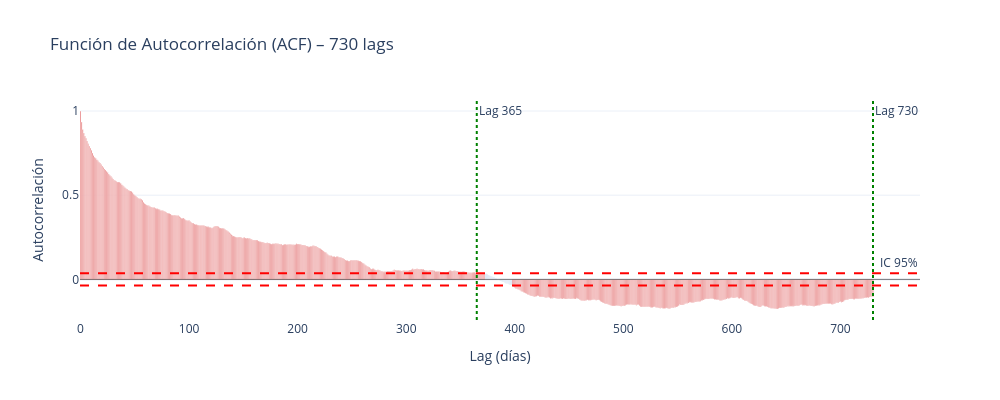
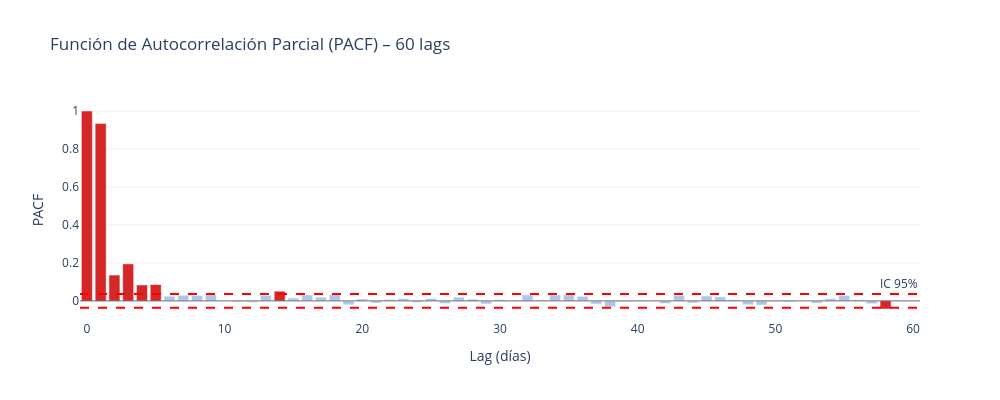

Notebook code for these charts, in order:
### Markdown cell above
## 5. Autocorrelación (ACF) y Autocorrelación Parcial (PACF)

- **ACF** (*Autocorrelation Function*): mide la correlación entre $Y_t$ y $Y_{t-k}$ para distintos lags $k$. Picos periódicos indican estacionalidad.
- **PACF** (*Partial ACF*): mide la correlación directa entre $Y_t$ y $Y_{t-k}$ eliminando efectos intermedios. Ayuda a determinar el orden $p$ de modelos AR.

Analizamos hasta **730 lags** (2 años) para captar el ciclo anual completo.

### Code cell
# Calcular ACF y PACF
n_lags = 730
acf_vals = acf(df["Caudal"], nlags=n_lags, fft=True)
pacf_vals = pacf(df["Caudal"], nlags=60)  # PACF solo para lags cortos

# Intervalo de confianza 95%
ic_95 = 1.96 / np.sqrt(len(df))

# ACF
fig_acf = go.Figure()
fig_acf.add_trace(go.Bar(
    x=list(range(n_lags + 1)), y=acf_vals,
    marker_color=["#d62728" if abs(v) > ic_95 else "#aec7e8" for v in acf_vals],
    name="ACF",
))
fig_acf.add_hline(y=ic_95, line_dash="dash", line_color="red", annotation_text="IC 95%")
fig_acf.add_hline(y=-ic_95, line_dash="dash", line_color="red")
fig_acf.add_hline(y=0, line_color="black", line_width=0.5)

# Marcar lags anuales
for yr in [365, 730]:
    fig_acf.add_vline(x=yr, line_dash="dot", line_color="green",
                      annotation_text=f"Lag {yr}")

fig_acf.update_layout(
    title=f"Función de Autocorrelación (ACF) – {n_lags} lags",
    xaxis_title="Lag (días)", yaxis_title="Autocorrelación",
    width=1000, height=400,
)
fig_acf.show()

# PACF (primeros 60 lags)
fig_pacf = go.Figure()
fig_pacf.add_trace(go.Bar(
    x=list(range(len(pacf_vals))), y=pacf_vals,
    marker_color=["#d62728" if abs(v) > ic_95 else "#aec7e8" for v in pacf_vals],
    name="PACF",
))
fig_pacf.add_hline(y=ic_95, line_dash="dash", line_color="red", annotation_text="IC 95%")
fig_pacf.add_hline(y=-ic_95, line_dash="dash", line_color="red")
fig_pacf.add_hline(y=0, line_color="black", line_width=0.5)
fig_pacf.update_layout(
    title="Función de Autocorrelación Parcial (PACF) – 60 lags",
    xaxis_title="Lag (días)", yaxis_title="PACF",
    width=1000, height=400,
)
fig_pacf.show()

print(f"📌 ACF en lag 1: {acf_vals[1]:.4f}")
print(f"📌 ACF en lag 365: {acf_vals[365]:.4f}")
print(f"📌 ACF en lag 730: {acf_vals[730]:.4f}")
print(f"📌 PACF en lag 1: {pacf_vals[1]:.4f}")

### Figure 1 — Plotly figure (JSON) as saved in the notebook; plotly's stock layout.template omitted (floating-point values rounded to 4 significant figures; data arrays with more than 128 entries replaced by an {"elided": "..."} marker saying what was removed)
{"data": [{"marker": {"color": {"elided": "731 str values"}}, "name": "ACF", "type": "bar", "x": {"elided": "731 int values"}, "y": {"elided": "731 float values"}}], "layout": {"annotations": [{"showarrow": false, "text": "IC 95%", "x": 1, "xanchor": "right", "xref": "x domain", "y": 0.03626, "yanchor": "bottom", "yref": "y"}, {"showarrow": false, "text": "Lag 365", "x": 365, "xanchor": "left", "xref": "x", "y": 1, "yanchor": "top", "yref": "y domain"}, {"showarrow": false, "text": "Lag 730", "x": 730, "xanchor": "left", "xref": "x", "y": 1, "yanchor": "top", "yref": "y domain"}], "height": 400, "shapes": [{"line": {"color": "red", "dash": "dash"}, "type": "line", "x0": 0, "x1": 1, "xref": "x domain", "y0": 0.03626, "y1": 0.03626, "yref": "y"}, {"line": {"color": "red", "dash": "dash"}, "type": "line", "x0": 0, "x1": 1, "xref": "x domain", "y0": -0.03626, "y1": -0.03626, "yref": "y"}, {"line": {"color": "black", "width": 0.5}, "type": "line", "x0": 0, "x1": 1, "xref": "x domain", "y0": 0, "y1": 0, "yref": "y"}, {"line": {"color": "green", "dash": "dot"}, "type": "line", "x0": 365, "x1": 365, "xref": "x", "y0": 0, "y1": 1, "yref": "y domain"}, {"line": {"color": "green", "dash": "dot"}, "type": "line", "x0": 730, "x1": 730, "xref": "x", "y0": 0, "y1": 1, "yref": "y domain"}], "title": {"text": "Función de Autocorrelación (ACF) – 730 lags"}, "width": 1000, "xaxis": {"title": {"text": "Lag (días)"}}, "yaxis": {"title": {"text": "Autocorrelación"}}}}

### Figure 2 — Plotly figure (JSON) as saved in the notebook; plotly's stock layout.template omitted (floating-point values rounded to 4 significant figures)
{"data": [{"marker": {"color": ["#d62728", "#d62728", "#d62728", "#d62728", "#d62728", "#d62728", "#aec7e8", "#aec7e8", "#aec7e8", "#aec7e8", "#aec7e8", "#aec7e8", "#aec7e8", "#aec7e8", "#d62728", "#aec7e8", "#aec7e8", "#aec7e8", "#aec7e8", "#aec7e8", "#aec7e8", "#aec7e8", "#aec7e8", "#aec7e8", "#aec7e8", "#aec7e8", "#aec7e8", "#aec7e8", "#aec7e8", "#aec7e8", "#aec7e8", "#aec7e8", "#aec7e8", "#aec7e8", "#aec7e8", "#aec7e8", "#aec7e8", "#aec7e8", "#aec7e8", "#aec7e8", "#aec7e8", "#aec7e8", "#aec7e8", "#aec7e8", "#aec7e8", "#aec7e8", "#aec7e8", "#aec7e8", "#aec7e8", "#aec7e8", "#aec7e8", "#aec7e8", "#aec7e8", "#aec7e8", "#aec7e8", "#aec7e8", "#aec7e8", "#aec7e8", "#d62728", "#aec7e8", "#aec7e8"]}, "name": "PACF", "type": "bar", "x": [0, 1, 2, 3, 4, 5, 6, 7, 8, 9, 10, 11, 12, 13, 14, 15, 16, 17, 18, 19, 20, 21, 22, 23, 24, 25, 26, 27, 28, 29, 30, 31, 32, 33, 34, 35, 36, 37, 38, 39, 40, 41, 42, 43, 44, 45, 46, 47, 48, 49, 50, 51, 52, 53, 54, 55, 56, 57, 58, 59, 60], "y": [1.0, 0.9346, 0.136, 0.1949, 0.08356, 0.08614, 0.02478, 0.02928, 0.02853, 0.03261, 0.0002665, -0.006792, -0.007687, 0.02802, 0.05114, 0.01485, 0.03123, 0.01969, 0.03365, -0.0209, 0.01026, -0.01149, 0.007918, 0.01232, -0.008579, 0.0125, -0.01417, 0.01938, 0.009408, -0.01643, 0.006722, 0.003334, 0.03197, 0.005579, 0.03144, 0.03252, 0.02419, -0.01703, -0.03138, -0.005405, -0.002871, 0.001929, -0.01413, 0.02889, -0.01074, 0.0259, 0.02172, 0.006586, -0.02045, -0.02215, -0.004666, -0.006385, 0.001472, -0.01223, 0.01168, 0.0279, 0.006368, -0.01524, -0.04278, -0.002605, -0.00307]}], "layout": {"annotations": [{"showarrow": false, "text": "IC 95%", "x": 1, "xanchor": "right", "xref": "x domain", "y": 0.03626, "yanchor": "bottom", "yref": "y"}], "height": 400, "shapes": [{"line": {"color": "red", "dash": "dash"}, "type": "line", "x0": 0, "x1": 1, "xref": "x domain", "y0": 0.03626, "y1": 0.03626, "yref": "y"}, {"line": {"color": "red", "dash": "dash"}, "type": "line", "x0": 0, "x1": 1, "xref": "x domain", "y0": -0.03626, "y1": -0.03626, "yref": "y"}, {"line": {"color": "black", "width": 0.5}, "type": "line", "x0": 0, "x1": 1, "xref": "x domain", "y0": 0, "y1": 0, "yref": "y"}], "title": {"text": "Función de Autocorrelación Parcial (PACF) – 60 lags"}, "width": 1000, "xaxis": {"title": {"text": "Lag (días)"}}, "yaxis": {"title": {"text": "PACF"}}}}
